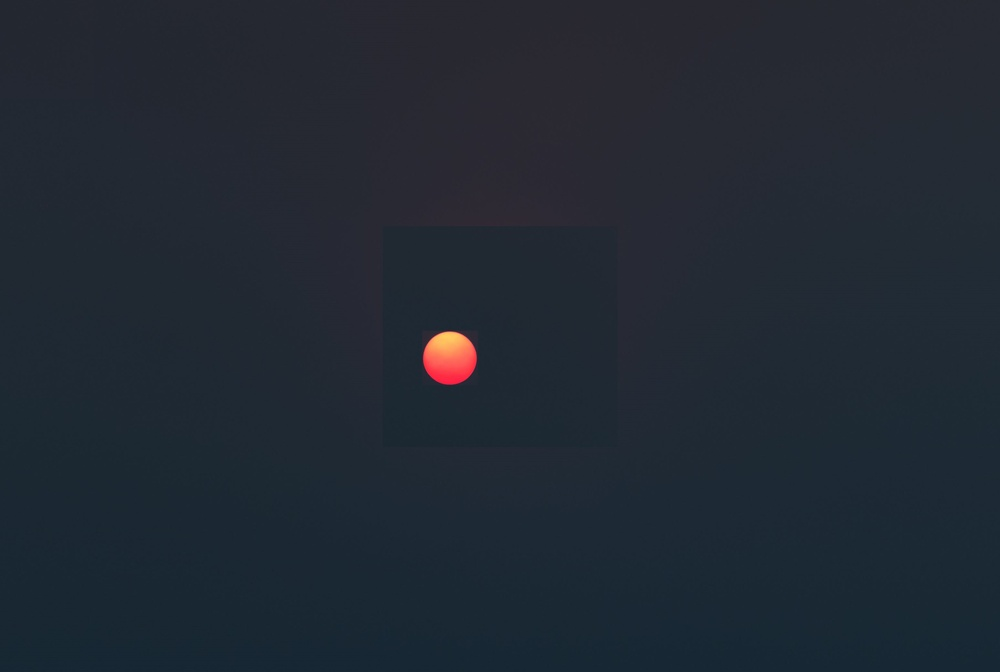
#> input picture SunPic01.jpg, 1000 x 672 px, shrunk from 3096 x 2080 before the run
$ python -i GuiderModule.py   (imports and definitions only)
#> lines starting #> are read from the running program, lines starting #| are printed output that depends on the picture; after the words box and inside, x2 and y2 are one past the last pixel; in counts of white or black regions, pixels touching at a corner belong together
#> further down, picture is the input picture: shape (672, 1000, 3); mean B, G, R 51.1, 41, 33.2
import cv2

def calculate_error(img):
    img_gray = cv2.cvtColor(img, cv2.COLOR_BGR2GRAY)
    #cv2.imshow("Image From File in Gray", img_gray)
    #cv2.waitKey()

    ret, img_thresh = cv2.threshold(img_gray, 100, 255, cv2.THRESH_TRIANGLE)
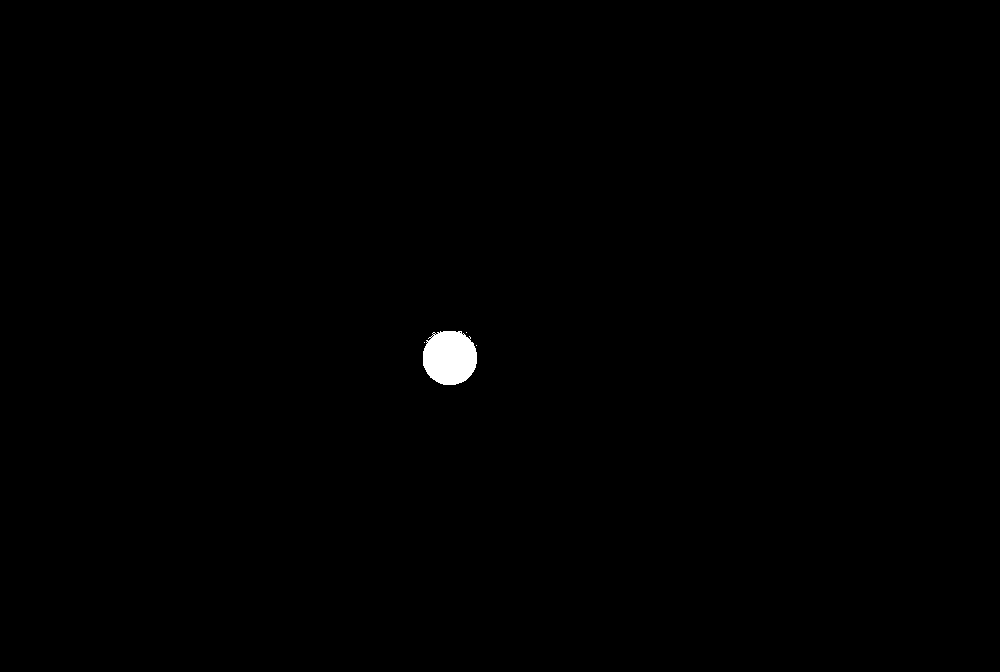
#> img_thresh: shape (672, 1000); 0.35% white; 4 white regions (3 under 20 px)
#> ret = 46
    #cv2.imshow("Threshold Image", img_thresh)
    #cv2.waitKey()

    contours, hierarchy = cv2.findContours(img_thresh, cv2.RETR_EXTERNAL, cv2.CHAIN_APPROX_SIMPLE)
#> contours = 4 contours, 3 with area under 20; largest, box (x1, y1, x2, y2) and area: (423, 331, 477, 385) 2288
    cv2.drawContours(img, contours, -1, (0, 255, 0), 1)
#> img: shape (672, 1000, 3); 0.03% of pixels changed, all inside (x1, y1, x2, y2) = (423, 331, 477, 385)

    # loop through all contours, calculate measurements and store values in appropriate list
    areas = []
    centers = []
    moments_list = []
    largestarea = 0.0
    for c in contours:
        area = cv2.contourArea(c)
        areas.append(cv2.contourArea(c))
        if (area > largestarea):
            largestarea = area
            M_1= cv2.moments(c)
            moments_list.append(M_1)
            if M_1["m00"] == 0: M_1["m00", "m01"] = 1
            x = int(M_1["m10"] / M_1["m00"])
            y = int(M_1["m01"] / M_1["m00"])
            centers.append((x, y))
#> this loop made 4 passes
#> (area, largestarea, x, y) on pass 4: (2287.5, 2287.5, 449, 357)
#> after the loop, M_1 = moments, m00 2287.5, centre m10/m00, m01/m00 = (449.3, 357.3); areas = [0, 0, 0, 2287.5]; centers = [(449, 357)]; largestarea = 2287.5; moments_list = 1 item; x = 449; y = 357

    cv2.circle(img,(x, y), 2, (255,0,0), -1)
#> img: shape (672, 1000, 3); mean B, G, R 51, 41, 33.1

    cv2.circle(img,(int(img.shape[1] / 2), int(img.shape[0] / 2)), 2, (0,0,255), -1)
#> img: shape (672, 1000, 3); mean B, G, R 51, 41, 33.1

    ex = x - img.shape[1] / 2
#> ex = -51
    ey = y - img.shape[0] / 2
#> ey = 21

    cv2.putText(img, "x error = " + str(ex), (10, 30), cv2.FONT_HERSHEY_SIMPLEX, 1, (255, 255, 255))
    cv2.putText(img, "y error = " + str(ey), (10, 60), cv2.FONT_HERSHEY_SIMPLEX, 1, (255, 255, 255))
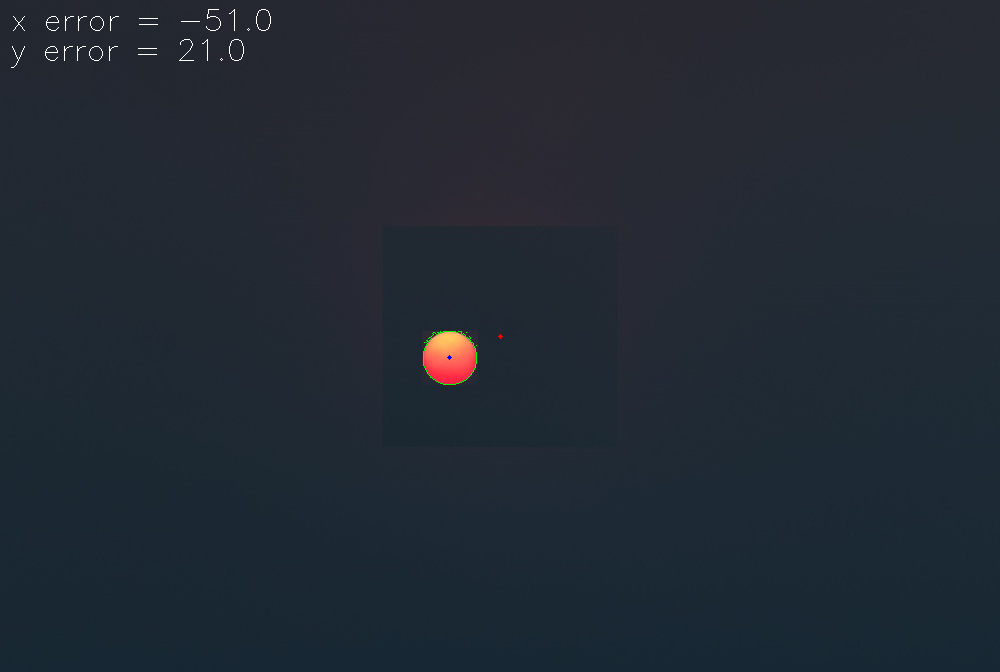
#> img: shape (672, 1000, 3); mean B, G, R 51.3, 41.2, 33.4

    #cv2.imshow('Image with Contours', img)
    #cv2.waitKey(1000)

    return ex, ey

'''#PID ALGORITHMS
    def move_error(self, ex: int, ey: int): #figure out better name
        c_x = 10 #conversion factors for x -> fix
        c_y = 10 #conversion factors for y -> fix
        if(abs(ex)<self.tol_x):
            dir_x = numpy.sign(ex) #might need to multiply by -1
            step_x = c_x*ex
            self.motor_x.Run(step_x, dir_x, self.delay)
        if(abs(ey)<self.tol_y):
            dir_y = numpy.sign(ey) #might need to multiply by -1
            step_y = c_y*ey
            self.motor_y.Run(step_y, dir_y, self.delay)

    def move_diode(self):
        step = 10 # FIX
        dir = 1 # FIX
        self.motors_x.Run(step,dir,self.delay)'''

>>> import cv2
>>> picture = cv2.imread('SunPic01.jpg')
>>> result = calculate_error(picture)
#> result = (-51, 21)
